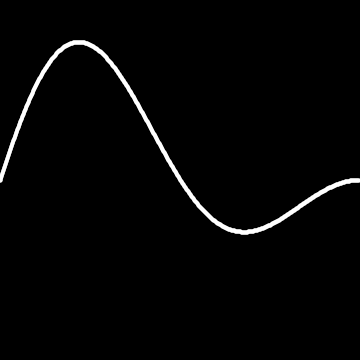
Frame 1 (no input)
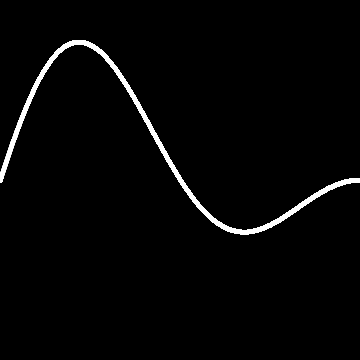
Frame 60 (the mouse pressed at the canvas centre just before this capture)
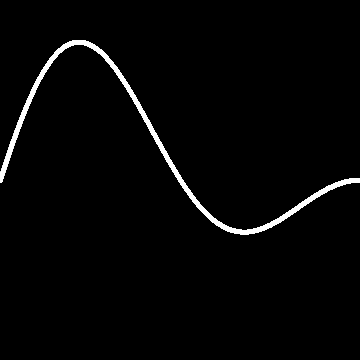
Frame 120 (the mouse held since frame 60 and released just before this capture)

The Processing sketch that drew these frames (run headless with seeded random() and noise(); from frame 60 on, the mouse is pressed at the canvas centre):

// Processing sketch: processing_6841
// ── processing_6841.pde

/**
 * <h3>Application of Sine function - Plotting a linearly decaying sine wave</h3>
 * Usage:<br>
 * * Left mouse click at various areas of screen to change the frequency of wave<br>
 * * Middle mouse click to toggle decaying of the wave<br>
 * * Right mouse click to clip the wave on the negative y-axis<br>
 * <br>
 * 2010, Satish Goda. (satishgoda at gmail dot com)<br>
 * http://sites.google.com/site/satishgoda/
 */

float x, y;
float prevX=0.0, prevY=0.0;
int numOfWaves = 2;
float angle = 0;

boolean clipSineWave = false;
boolean disableDecay = true;

void setup()
{
  size(360, 360);
  background(0);
  smooth();
  stroke(255);
  strokeWeight(4);
}

/*
  My own linear interpolation function
  You can also use the builtin lerp() function
*/
float linearDecay(int count, int range)
{
  return (range - count)/float(range);
}

void draw()
{
  // Translate origin down by half the height of the window 
  // (Processing default is origin at top-left of the screen)
  translate(0, height/2);
  // Make +y-axis point up (Processing default +y is pointing down)
  scale(1, -1);

  for(int count=0; count < 360; ++count)
  {
    x = count;

    angle = radians(count);
    y = sin(angle*(numOfWaves/2.0));

    if(disableDecay) {
//      y = y * linearDecay(count, 360);
      y = y * lerp(1, 0, count/float(360));
    }

    if(clipSineWave) {
      y = abs(y);
    }

    y = map(y,-1,1,-height/2,height/2);

    line(prevX, prevY, x, y);

    prevX = x;
    prevY = y;
  }

  prevX = prevY = 0.0;
}

void mouseReleased() 
{
  switch(mouseButton)
  {
  case LEFT:
    numOfWaves = int(mouseX/30.0);
    break;
  case CENTER:
    disableDecay = disableDecay ? false : true;
    break;
  case RIGHT:
    clipSineWave = clipSineWave ? false : true;
    break;
  }
  background(0);
}
